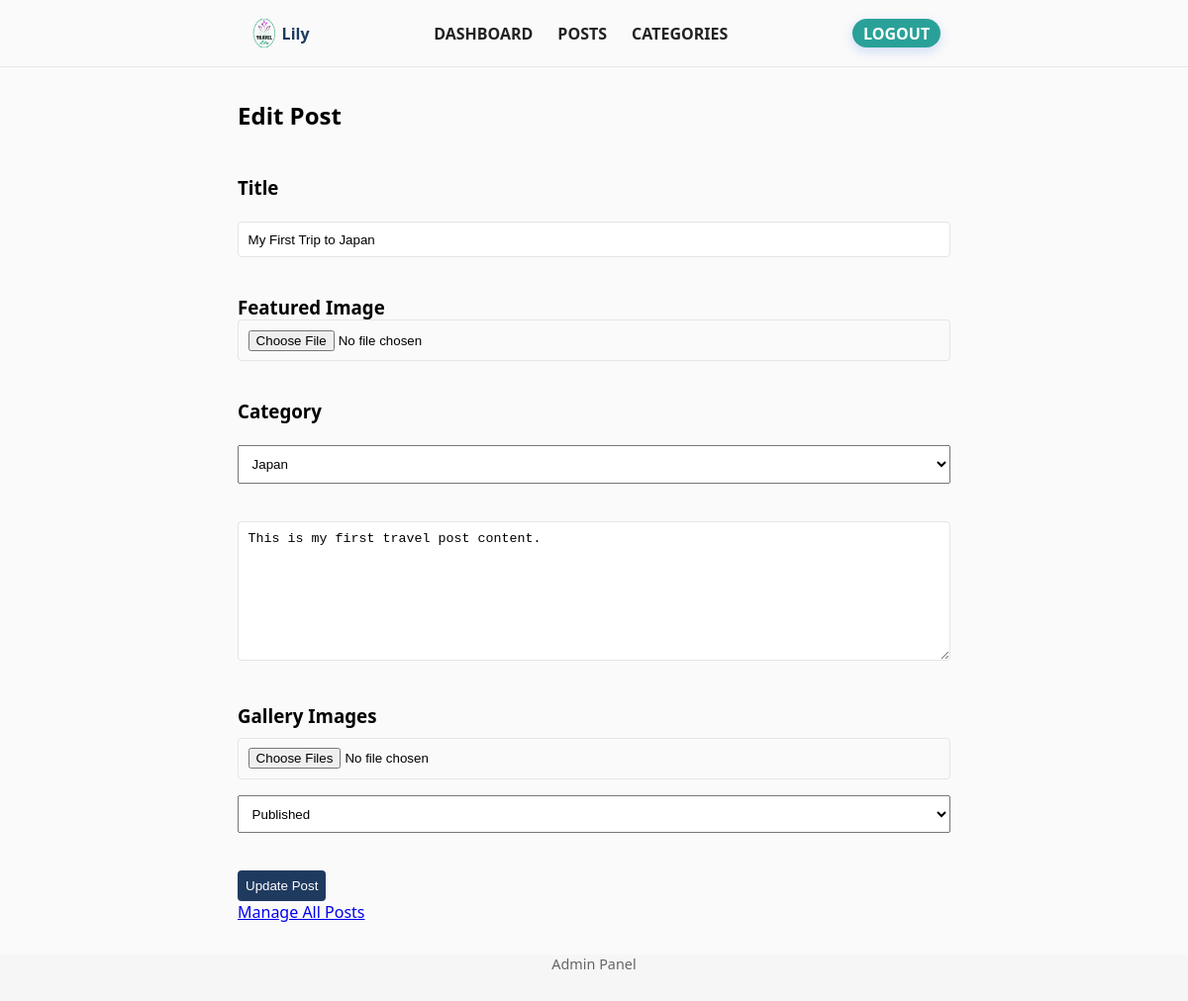
The app's page /admin/edit-post?id=1 (signed in) with its own data.
### tables this page shows
CREATE TABLE posts (
    id INT AUTO_INCREMENT PRIMARY KEY,
    title VARCHAR(255) NOT NULL,
    slug VARCHAR(255) NOT NULL UNIQUE,
    content TEXT NOT NULL,
    featured_image VARCHAR(255),
    category_id INT NOT NULL,
    status ENUM('draft', 'published') DEFAULT 'draft',
    created_at TIMESTAMP DEFAULT CURRENT_TIMESTAMP,
    CONSTRAINT fk_category 
    FOREIGN KEY (category_id) REFERENCES categories(id) 
    ON DELETE RESTRICT
);

CREATE TABLE categories (
    id INT AUTO_INCREMENT PRIMARY KEY,
    name VARCHAR(100) NOT NULL,
    slug VARCHAR(120) NOT NULL UNIQUE,
    created_at TIMESTAMP DEFAULT CURRENT_TIMESTAMP
);

### admin/edit-post.php (the view, shortened to what this page needs)
<?php
require_once '../includes/config.php';
require_once __DIR__ . '/includes/admin-header.php';
$postId = (int) $_GET['id'];
$sql = "SELECT * FROM posts WHERE id = :id LIMIT 1";
$stmt = $pdo->prepare($sql);
$stmt->bindValue(':id', $postId, PDO::PARAM_INT);
$stmt->execute();
$post = $stmt->fetch(PDO::FETCH_ASSOC);
$cats = $pdo->query("SELECT id, name FROM categories")->fetchAll(PDO::FETCH_ASSOC);
?>
<section class="admin-section">
    <h1>Edit Post</h1>
    <form id="form" method="post" enctype="multipart/form-data">
        <br><br><label for="title"><h3>Title</h3></label><br>
        <input type="text" id="title" name="title" value="<?php echo htmlspecialchars($post['title']); ?>" required><br><br>
        <h3>Featured Image</h3>
        <input type="file" name="featured_image" id="featureInput" accept="image/jpeg,image/png,image/webp"><br><br>
        <h3>Category</h3><br>
        <select name="category_id">
            <?php foreach ($cats as $cat): ?>
                <option value="<?php echo $cat['id']; ?>"
                    <?php if ($cat['id'] == $post['category_id']) echo 'selected'; ?>>
                    <?php echo htmlspecialchars($cat['name']); ?>
                </option>
            <?php endforeach; ?>
        </select><br><br>
        <textarea name="content" rows="8" required><?php echo htmlspecialchars($post['content']); ?></textarea><br><br>
        <h3>Gallery Images</h3>
        <input type="file" name="gallery_images[]" multiple id="galleryInput">
        <select name="status">
            <option value="published" <?php if ($post['status'] === 'published') echo 'selected'; ?>>Published</option>
        </select><br><br>
        <button type="submit">Update Post</button>
    </form>
    <p><a href="<?=BASE_URL?>admin/posts">Manage All Posts</a></p>
</section>
<?php
require_once 'includes/admin-footer.php';

### public/assets/css/admin.css (style rules this page uses)
:root { --primary: #1f3a5f; --accent: #2aa198; --text: #222; --muted: #666; --border: #e5e5e5; --bg-light: #fafafa; }
* { margin: 0; padding: 0; box-sizing: border-box; }
body { font-family: system-ui, sans-serif; background: #f6f6f6; display: flex; flex-direction: column; min-height: 100vh; }
.admin-section { max-width: 100%; padding-inline: 20%; margin: 2rem auto; background: var(--bg-light); border-radius: 20px; }
button { cursor: pointer; background: var(--primary); color: #fff; border: none; border-radius: 4px; padding: 0.5rem; }
input, textarea, select { width: 100%; padding: 0.6rem; margin-bottom: 1rem; outline: none; }
input, textarea { border: 1px solid var(--border); border-radius: 4px; }

### records on screen
posts: title "My First Trip to Japan", category_id "Japan", content "This is my first travel post content.", status "Published"

### other values on screen
$settings['website_name'] "Lily"
